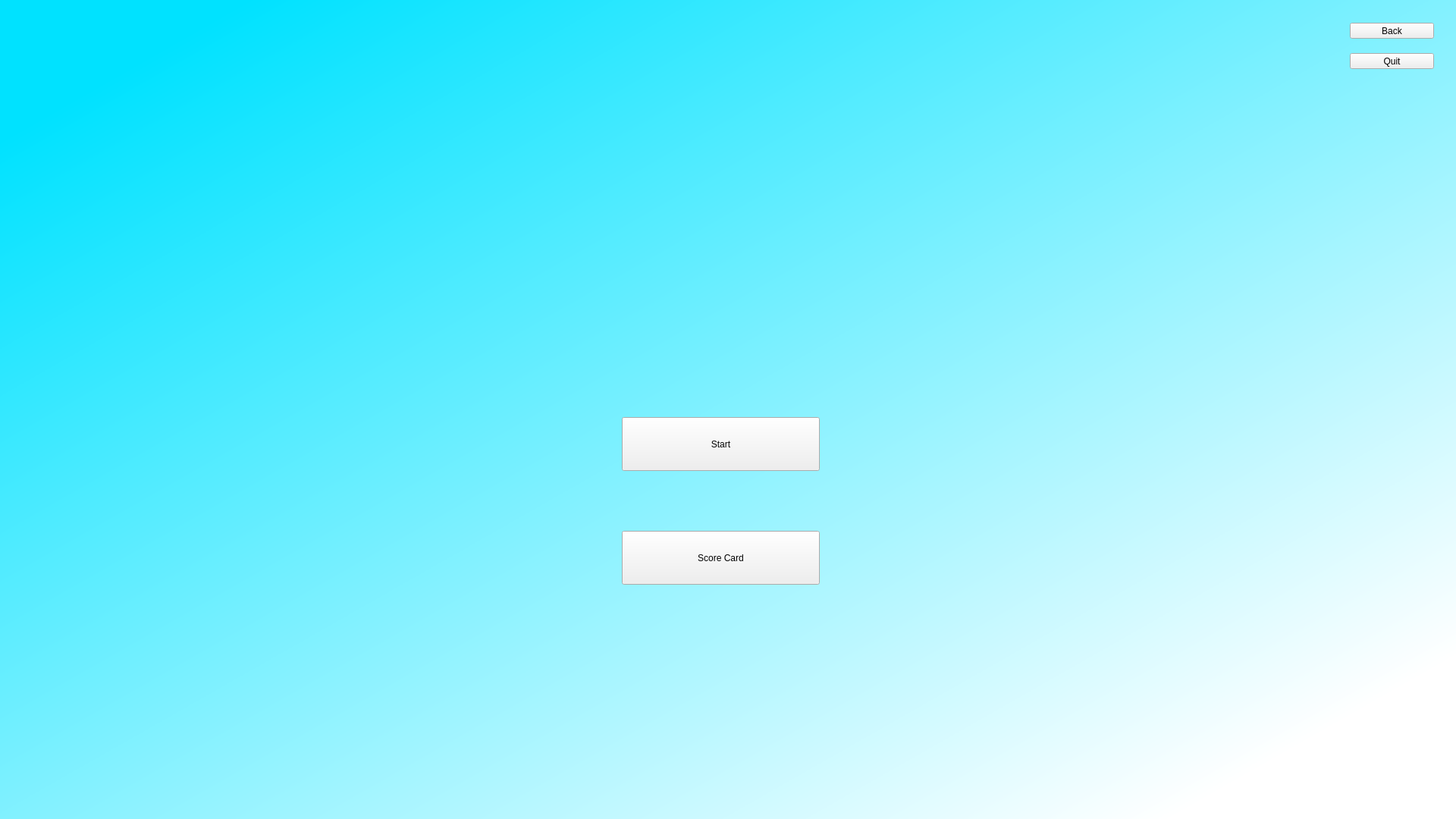
<?xml version="1.0" encoding="UTF-8"?>
<ui version="4.0">
 <class>MainWindow</class>
 <widget class="QMainWindow" name="MainWindow">
  <property name="geometry">
   <rect>
    <x>0</x>
    <y>0</y>
    <width>1920</width>
    <height>1080</height>
   </rect>
  </property>
  <property name="minimumSize">
   <size>
    <width>800</width>
    <height>800</height>
   </size>
  </property>
  <property name="maximumSize">
   <size>
    <width>1920</width>
    <height>1080</height>
   </size>
  </property>
  <property name="windowTitle">
   <string>MainWindow</string>
  </property>
  <widget class="QWidget" name="centralwidget">
   <widget class="QStackedWidget" name="stackedWidget">
    <property name="geometry">
     <rect>
      <x>0</x>
      <y>0</y>
      <width>1920</width>
      <height>1080</height>
     </rect>
    </property>
    <property name="minimumSize">
     <size>
      <width>800</width>
      <height>800</height>
     </size>
    </property>
    <property name="maximumSize">
     <size>
      <width>2000</width>
      <height>2000</height>
     </size>
    </property>
    <property name="cursor">
     <cursorShape>ArrowCursor</cursorShape>
    </property>
    <property name="mouseTracking">
     <bool>true</bool>
    </property>
    <property name="styleSheet">
     <string notr="true">QWidget#ArcheryPg{
background-color: qlineargradient(spread:pad, x1:0.079602, y1:0.0909091, x2:0.900498, y2:0.897727, stop:0 rgba(0, 226, 255, 255), stop:1 rgba(255, 255, 255, 255));}</string>
    </property>
    <property name="currentIndex">
     <number>7</number>
    </property>
    <widget class="QWidget" name="TitlePg">
     <property name="styleSheet">
      <string notr="true">QWidget#TitlePg{
background-color: qlineargradient(spread:pad, x1:0.079602, y1:0.0909091, x2:0.900498, y2:0.897727, stop:0 rgba(0, 226, 255, 255), stop:1 rgba(255, 255, 255, 255));}</string>
     </property>
     <widget class="QGroupBox" name="groupBox">
      <property name="geometry">
       <rect>
        <x>0</x>
        <y>0</y>
        <width>1920</width>
        <height>1081</height>
       </rect>
      </property>
      <property name="title">
       <string/>
      </property>
      <widget class="QLabel" name="label_1">
       <property name="geometry">
        <rect>
         <x>660</x>
         <y>290</y>
         <width>611</width>
         <height>131</height>
        </rect>
       </property>
       <property name="styleSheet">
        <string notr="true">font: 500  100pt &quot;Ubuntu&quot;;
</string>
       </property>
       <property name="text">
        <string>ARCHERY</string>
       </property>
      </widget>
      <widget class="QLabel" name="label_2">
       <property name="geometry">
        <rect>
         <x>780</x>
         <y>500</y>
         <width>351</width>
         <height>41</height>
        </rect>
       </property>
       <property name="styleSheet">
        <string notr="true">font: 100 25pt &quot;Ubuntu&quot;;</string>
       </property>
       <property name="text">
        <string>Login in to your account</string>
       </property>
      </widget>
      <widget class="QPushButton" name="LoginBtn_1">
       <property name="geometry">
        <rect>
         <x>840</x>
         <y>610</y>
         <width>241</width>
         <height>81</height>
        </rect>
       </property>
       <property name="styleSheet">
        <string notr="true">font: 200 45pt &quot;Ubuntu&quot;;</string>
       </property>
       <property name="text">
        <string>Login</string>
       </property>
      </widget>
      <widget class="QPushButton" name="quit_1">
       <property name="geometry">
        <rect>
         <x>1780</x>
         <y>30</y>
         <width>111</width>
         <height>21</height>
        </rect>
       </property>
       <property name="text">
        <string>Quit</string>
       </property>
      </widget>
     </widget>
    </widget>
    <widget class="QWidget" name="LoginPg">
     <property name="styleSheet">
      <string notr="true">QWidget#LoginPg{
background-color: qlineargradient(spread:pad, x1:0.079602, y1:0.0909091, x2:0.900498, y2:0.897727, stop:0 rgba(0, 226, 255, 255), stop:1 rgba(255, 255, 255, 255));}</string>
     </property>
     <widget class="QGroupBox" name="groupBox_2">
      <property name="geometry">
       <rect>
        <x>0</x>
        <y>0</y>
        <width>1921</width>
        <height>1080</height>
       </rect>
      </property>
      <property name="styleSheet">
       <string notr="true"/>
      </property>
      <property name="title">
       <string/>
      </property>
      <widget class="QLabel" name="label_7">
       <property name="geometry">
        <rect>
         <x>770</x>
         <y>280</y>
         <width>341</width>
         <height>51</height>
        </rect>
       </property>
       <property name="styleSheet">
        <string notr="true">font: 500 25pt &quot;Ubuntu&quot;;</string>
       </property>
       <property name="text">
        <string>Signin to your Existing Account</string>
       </property>
      </widget>
      <widget class="QLabel" name="label_6">
       <property name="geometry">
        <rect>
         <x>880</x>
         <y>170</y>
         <width>141</width>
         <height>61</height>
        </rect>
       </property>
       <property name="styleSheet">
        <string notr="true">font: 500 36pt &quot;Ubuntu&quot;;</string>
       </property>
       <property name="text">
        <string>Login</string>
       </property>
      </widget>
      <widget class="QToolButton" name="back_2">
       <property name="geometry">
        <rect>
         <x>1780</x>
         <y>30</y>
         <width>111</width>
         <height>21</height>
        </rect>
       </property>
       <property name="text">
        <string>Back</string>
       </property>
      </widget>
      <widget class="QToolButton" name="quit_2">
       <property name="geometry">
        <rect>
         <x>1780</x>
         <y>70</y>
         <width>111</width>
         <height>21</height>
        </rect>
       </property>
       <property name="text">
        <string>Quit</string>
       </property>
      </widget>
      <widget class="QLabel" name="label_8">
       <property name="geometry">
        <rect>
         <x>770</x>
         <y>360</y>
         <width>131</width>
         <height>51</height>
        </rect>
       </property>
       <property name="styleSheet">
        <string notr="true">font: 500 20pt &quot;Ubuntu&quot;;</string>
       </property>
       <property name="text">
        <string>Login ID :</string>
       </property>
      </widget>
      <widget class="QLineEdit" name="loginBox">
       <property name="geometry">
        <rect>
         <x>770</x>
         <y>430</y>
         <width>341</width>
         <height>41</height>
        </rect>
       </property>
      </widget>
      <widget class="QLabel" name="label_9">
       <property name="geometry">
        <rect>
         <x>770</x>
         <y>490</y>
         <width>131</width>
         <height>51</height>
        </rect>
       </property>
       <property name="styleSheet">
        <string notr="true">font: 500 20pt &quot;Ubuntu&quot;;</string>
       </property>
       <property name="text">
        <string>Password :</string>
       </property>
      </widget>
      <widget class="QLineEdit" name="passwordBox">
       <property name="geometry">
        <rect>
         <x>770</x>
         <y>550</y>
         <width>341</width>
         <height>41</height>
        </rect>
       </property>
      </widget>
      <widget class="QLabel" name="l_error_1">
       <property name="geometry">
        <rect>
         <x>770</x>
         <y>630</y>
         <width>341</width>
         <height>31</height>
        </rect>
       </property>
       <property name="styleSheet">
        <string notr="true">color: rgb(239, 41, 41);</string>
       </property>
       <property name="text">
        <string/>
       </property>
      </widget>
      <widget class="QPushButton" name="LoginBtn2">
       <property name="geometry">
        <rect>
         <x>870</x>
         <y>700</y>
         <width>141</width>
         <height>41</height>
        </rect>
       </property>
       <property name="styleSheet">
        <string notr="true">font: 200 20pt &quot;Ubuntu&quot;;</string>
       </property>
       <property name="text">
        <string>Login</string>
       </property>
      </widget>
     </widget>
    </widget>
    <widget class="QWidget" name="LevelPg">
     <property name="styleSheet">
      <string notr="true">QWidget#LevelPg{
background-color: qlineargradient(spread:pad, x1:0.079602, y1:0.0909091, x2:0.900498, y2:0.897727, stop:0 rgba(0, 226, 255, 255), stop:1 rgba(255, 255, 255, 255));}</string>
     </property>
     <widget class="QGroupBox" name="groupBox_3">
      <property name="geometry">
       <rect>
        <x>0</x>
        <y>0</y>
        <width>1920</width>
        <height>1080</height>
       </rect>
      </property>
      <property name="styleSheet">
       <string notr="true"/>
      </property>
      <property name="title">
       <string/>
      </property>
      <widget class="QLabel" name="label_10">
       <property name="geometry">
        <rect>
         <x>880</x>
         <y>160</y>
         <width>161</width>
         <height>51</height>
        </rect>
       </property>
       <property name="styleSheet">
        <string notr="true">font: 500 36pt &quot;Ubuntu&quot;;</string>
       </property>
       <property name="text">
        <string>Levels</string>
       </property>
      </widget>
      <widget class="QLabel" name="label_11">
       <property name="geometry">
        <rect>
         <x>810</x>
         <y>270</y>
         <width>341</width>
         <height>51</height>
        </rect>
       </property>
       <property name="styleSheet">
        <string notr="true">font: 500 25pt &quot;Ubuntu&quot;;</string>
       </property>
       <property name="text">
        <string>Choose your level :</string>
       </property>
      </widget>
      <widget class="QToolButton" name="quit_3">
       <property name="geometry">
        <rect>
         <x>1780</x>
         <y>30</y>
         <width>111</width>
         <height>21</height>
        </rect>
       </property>
       <property name="text">
        <string>Quit</string>
       </property>
      </widget>
      <widget class="QWidget" name="verticalLayoutWidget">
       <property name="geometry">
        <rect>
         <x>760</x>
         <y>340</y>
         <width>381</width>
         <height>491</height>
        </rect>
       </property>
       <layout class="QVBoxLayout" name="verticalLayout">
        <item>
         <widget class="QPushButton" name="b_national">
          <property name="styleSheet">
           <string notr="true">font: 400 20pt &quot;Ubuntu&quot;;
color: rgb(0, 0, 0);
border-radius:20px;
background-color: rgb(238, 238, 236);
</string>
          </property>
          <property name="text">
           <string>National Level</string>
          </property>
         </widget>
        </item>
        <item>
         <widget class="QPushButton" name="b_state">
          <property name="styleSheet">
           <string notr="true">font: 400 20pt &quot;Ubuntu&quot;;
color: rgb(0, 0, 0);
border-radius:20px;
background-color: rgb(238, 238, 236);</string>
          </property>
          <property name="text">
           <string>State/Province Level</string>
          </property>
         </widget>
        </item>
        <item>
         <widget class="QPushButton" name="b_district">
          <property name="styleSheet">
           <string notr="true">font: 400 20pt &quot;Ubuntu&quot;;
color: rgb(0, 0, 0);
border-radius:20px;
background-color: rgb(238, 238, 236);</string>
          </property>
          <property name="text">
           <string>District Level</string>
          </property>
         </widget>
        </item>
        <item>
         <widget class="QPushButton" name="b_training">
          <property name="styleSheet">
           <string notr="true">font: 400 20pt &quot;Ubuntu&quot;;
color: rgb(0, 0, 0);
border-radius:20px;
background-color: rgb(238, 238, 236);</string>
          </property>
          <property name="text">
           <string>Training</string>
          </property>
         </widget>
        </item>
       </layout>
      </widget>
     </widget>
    </widget>
    <widget class="QWidget" name="MatchPg">
     <property name="styleSheet">
      <string notr="true">QWidget#MatchPg{
background-color: qlineargradient(spread:pad, x1:0.079602, y1:0.0909091, x2:0.900498, y2:0.897727, stop:0 rgba(0, 226, 255, 255), stop:1 rgba(255, 255, 255, 255));}</string>
     </property>
     <widget class="QGroupBox" name="groupBox_4">
      <property name="geometry">
       <rect>
        <x>0</x>
        <y>0</y>
        <width>1920</width>
        <height>1080</height>
       </rect>
      </property>
      <property name="styleSheet">
       <string notr="true"/>
      </property>
      <property name="title">
       <string/>
      </property>
      <widget class="QLabel" name="label_12">
       <property name="geometry">
        <rect>
         <x>770</x>
         <y>160</y>
         <width>521</width>
         <height>51</height>
        </rect>
       </property>
       <property name="styleSheet">
        <string notr="true">font: 500 36pt &quot;Ubuntu&quot;;</string>
       </property>
       <property name="text">
        <string>Choose your Match :</string>
       </property>
      </widget>
      <widget class="QRadioButton" name="rb_dual">
       <property name="geometry">
        <rect>
         <x>600</x>
         <y>280</y>
         <width>291</width>
         <height>71</height>
        </rect>
       </property>
       <property name="toolTip">
        <string>&lt;html&gt;&lt;head/&gt;&lt;body&gt;&lt;p&gt;&lt;br/&gt;&lt;/p&gt;&lt;/body&gt;&lt;/html&gt;</string>
       </property>
       <property name="styleSheet">
        <string notr="true">font: 300 24pt &quot;Ubuntu&quot;;</string>
       </property>
       <property name="text">
        <string>Dual Match | 2 vs 2</string>
       </property>
      </widget>
      <widget class="QLabel" name="l_distance">
       <property name="geometry">
        <rect>
         <x>1160</x>
         <y>250</y>
         <width>131</width>
         <height>51</height>
        </rect>
       </property>
       <property name="styleSheet">
        <string notr="true">font: 500 20pt &quot;Ubuntu&quot;;</string>
       </property>
       <property name="text">
        <string>Distance :</string>
       </property>
      </widget>
      <widget class="QLineEdit" name="distanceBox">
       <property name="geometry">
        <rect>
         <x>1160</x>
         <y>300</y>
         <width>251</width>
         <height>41</height>
        </rect>
       </property>
       <property name="text">
        <string/>
       </property>
      </widget>
      <widget class="QLabel" name="label_14">
       <property name="geometry">
        <rect>
         <x>1160</x>
         <y>350</y>
         <width>231</width>
         <height>21</height>
        </rect>
       </property>
       <property name="styleSheet">
        <string notr="true">color: rgb(239, 41, 41);</string>
       </property>
       <property name="text">
        <string>* enter as integer ex: 20</string>
       </property>
      </widget>
      <widget class="QLabel" name="l_short">
       <property name="geometry">
        <rect>
         <x>1160</x>
         <y>430</y>
         <width>181</width>
         <height>51</height>
        </rect>
       </property>
       <property name="styleSheet">
        <string notr="true">font: 500 20pt &quot;Ubuntu&quot;;</string>
       </property>
       <property name="text">
        <string>No.of Shorts :</string>
       </property>
      </widget>
      <widget class="QLineEdit" name="shortBox">
       <property name="geometry">
        <rect>
         <x>1160</x>
         <y>480</y>
         <width>251</width>
         <height>41</height>
        </rect>
       </property>
      </widget>
      <widget class="QLabel" name="label_15">
       <property name="geometry">
        <rect>
         <x>1160</x>
         <y>530</y>
         <width>231</width>
         <height>21</height>
        </rect>
       </property>
       <property name="styleSheet">
        <string notr="true">color: rgb(239, 41, 41);</string>
       </property>
       <property name="text">
        <string>* enter as integer ex: 4</string>
       </property>
      </widget>
      <widget class="QRadioButton" name="rb_single">
       <property name="geometry">
        <rect>
         <x>600</x>
         <y>470</y>
         <width>291</width>
         <height>71</height>
        </rect>
       </property>
       <property name="toolTip">
        <string>&lt;html&gt;&lt;head/&gt;&lt;body&gt;&lt;p&gt;&lt;br/&gt;&lt;/p&gt;&lt;/body&gt;&lt;/html&gt;</string>
       </property>
       <property name="styleSheet">
        <string notr="true">font: 300 24pt &quot;Ubuntu&quot;;</string>
       </property>
       <property name="text">
        <string>Singles | 1 on 1</string>
       </property>
      </widget>
      <widget class="QToolButton" name="quit_4">
       <property name="geometry">
        <rect>
         <x>1780</x>
         <y>70</y>
         <width>111</width>
         <height>21</height>
        </rect>
       </property>
       <property name="text">
        <string>Quit</string>
       </property>
      </widget>
      <widget class="QToolButton" name="back_4">
       <property name="geometry">
        <rect>
         <x>1780</x>
         <y>30</y>
         <width>111</width>
         <height>21</height>
        </rect>
       </property>
       <property name="text">
        <string>Back</string>
       </property>
      </widget>
      <widget class="QLabel" name="l_error_2">
       <property name="geometry">
        <rect>
         <x>840</x>
         <y>610</y>
         <width>341</width>
         <height>31</height>
        </rect>
       </property>
       <property name="styleSheet">
        <string notr="true">color: rgb(239, 41, 41);</string>
       </property>
       <property name="text">
        <string/>
       </property>
      </widget>
      <widget class="QPushButton" name="b_next_1">
       <property name="geometry">
        <rect>
         <x>930</x>
         <y>670</y>
         <width>141</width>
         <height>41</height>
        </rect>
       </property>
       <property name="styleSheet">
        <string notr="true">font: 200 20pt &quot;Ubuntu&quot;;</string>
       </property>
       <property name="text">
        <string>Next</string>
       </property>
      </widget>
     </widget>
    </widget>
    <widget class="QWidget" name="DualPg">
     <property name="styleSheet">
      <string notr="true">QWidget#DualPg{
background-color: qlineargradient(spread:pad, x1:0.079602, y1:0.0909091, x2:0.900498, y2:0.897727, stop:0 rgba(0, 226, 255, 255), stop:1 rgba(255, 255, 255, 255));}</string>
     </property>
     <widget class="QGroupBox" name="groupBox_5">
      <property name="geometry">
       <rect>
        <x>0</x>
        <y>0</y>
        <width>1920</width>
        <height>1080</height>
       </rect>
      </property>
      <property name="title">
       <string/>
      </property>
      <widget class="QLabel" name="label_13">
       <property name="geometry">
        <rect>
         <x>860</x>
         <y>130</y>
         <width>341</width>
         <height>51</height>
        </rect>
       </property>
       <property name="accessibleName">
        <string/>
       </property>
       <property name="styleSheet">
        <string notr="true">font: 500 36pt &quot;Ubuntu&quot;;</string>
       </property>
       <property name="text">
        <string>Details</string>
       </property>
      </widget>
      <widget class="QLabel" name="d_player_1">
       <property name="geometry">
        <rect>
         <x>600</x>
         <y>250</y>
         <width>201</width>
         <height>51</height>
        </rect>
       </property>
       <property name="styleSheet">
        <string notr="true">font: 500 20pt &quot;Ubuntu&quot;;</string>
       </property>
       <property name="text">
        <string>Player_1 Name :</string>
       </property>
      </widget>
      <widget class="QLineEdit" name="player1Box_1">
       <property name="geometry">
        <rect>
         <x>910</x>
         <y>260</y>
         <width>311</width>
         <height>41</height>
        </rect>
       </property>
      </widget>
      <widget class="QLabel" name="d_player_2">
       <property name="geometry">
        <rect>
         <x>600</x>
         <y>360</y>
         <width>251</width>
         <height>51</height>
        </rect>
       </property>
       <property name="styleSheet">
        <string notr="true">font: 500 20pt &quot;Ubuntu&quot;;</string>
       </property>
       <property name="text">
        <string>Player_2 Name :</string>
       </property>
      </widget>
      <widget class="QLineEdit" name="player2Box_1">
       <property name="geometry">
        <rect>
         <x>910</x>
         <y>370</y>
         <width>311</width>
         <height>41</height>
        </rect>
       </property>
      </widget>
      <widget class="QLabel" name="d_country">
       <property name="geometry">
        <rect>
         <x>600</x>
         <y>470</y>
         <width>181</width>
         <height>51</height>
        </rect>
       </property>
       <property name="styleSheet">
        <string notr="true">font: 500 20pt &quot;Ubuntu&quot;;</string>
       </property>
       <property name="text">
        <string>Country :</string>
       </property>
      </widget>
      <widget class="QLineEdit" name="countryBox_1">
       <property name="geometry">
        <rect>
         <x>910</x>
         <y>480</y>
         <width>311</width>
         <height>41</height>
        </rect>
       </property>
      </widget>
      <widget class="QLabel" name="l_error">
       <property name="geometry">
        <rect>
         <x>780</x>
         <y>630</y>
         <width>271</width>
         <height>20</height>
        </rect>
       </property>
       <property name="styleSheet">
        <string notr="true">color: rgb(239, 41, 41);</string>
       </property>
       <property name="text">
        <string/>
       </property>
      </widget>
      <widget class="QToolButton" name="back_5">
       <property name="geometry">
        <rect>
         <x>1780</x>
         <y>30</y>
         <width>111</width>
         <height>21</height>
        </rect>
       </property>
       <property name="text">
        <string>Back</string>
       </property>
      </widget>
      <widget class="QToolButton" name="quit_5">
       <property name="geometry">
        <rect>
         <x>1780</x>
         <y>70</y>
         <width>111</width>
         <height>21</height>
        </rect>
       </property>
       <property name="text">
        <string>Quit</string>
       </property>
      </widget>
      <widget class="QPushButton" name="StartBtn_1">
       <property name="geometry">
        <rect>
         <x>850</x>
         <y>690</y>
         <width>121</width>
         <height>41</height>
        </rect>
       </property>
       <property name="styleSheet">
        <string notr="true">font: 200
 20pt &quot;Ubuntu&quot;;</string>
       </property>
       <property name="text">
        <string>Start</string>
       </property>
      </widget>
     </widget>
    </widget>
    <widget class="QWidget" name="SinglePg">
     <property name="styleSheet">
      <string notr="true">QWidget#SinglePg{
background-color: qlineargradient(spread:pad, x1:0.079602, y1:0.0909091, x2:0.900498, y2:0.897727, stop:0 rgba(0, 226, 255, 255), stop:1 rgba(255, 255, 255, 255));}</string>
     </property>
     <widget class="QGroupBox" name="groupBox_6">
      <property name="geometry">
       <rect>
        <x>0</x>
        <y>0</y>
        <width>1920</width>
        <height>1080</height>
       </rect>
      </property>
      <property name="title">
       <string/>
      </property>
      <widget class="QLabel" name="label_4">
       <property name="geometry">
        <rect>
         <x>860</x>
         <y>130</y>
         <width>161</width>
         <height>51</height>
        </rect>
       </property>
       <property name="styleSheet">
        <string notr="true">font: 500 36pt &quot;Ubuntu&quot;;</string>
       </property>
       <property name="text">
        <string>Details</string>
       </property>
      </widget>
      <widget class="QLabel" name="l_distance_4">
       <property name="geometry">
        <rect>
         <x>620</x>
         <y>310</y>
         <width>201</width>
         <height>51</height>
        </rect>
       </property>
       <property name="styleSheet">
        <string notr="true">font: 500 20pt &quot;Ubuntu&quot;;</string>
       </property>
       <property name="text">
        <string>Player_1 Name :</string>
       </property>
      </widget>
      <widget class="QLineEdit" name="player1Box_2">
       <property name="geometry">
        <rect>
         <x>910</x>
         <y>310</y>
         <width>311</width>
         <height>41</height>
        </rect>
       </property>
      </widget>
      <widget class="QLabel" name="l_short_3">
       <property name="geometry">
        <rect>
         <x>620</x>
         <y>430</y>
         <width>181</width>
         <height>51</height>
        </rect>
       </property>
       <property name="styleSheet">
        <string notr="true">font: 500 20pt &quot;Ubuntu&quot;;</string>
       </property>
       <property name="text">
        <string>Country :</string>
       </property>
      </widget>
      <widget class="QLineEdit" name="countryBox_2">
       <property name="geometry">
        <rect>
         <x>910</x>
         <y>440</y>
         <width>311</width>
         <height>41</height>
        </rect>
       </property>
      </widget>
      <widget class="QLabel" name="l_error_4">
       <property name="geometry">
        <rect>
         <x>800</x>
         <y>600</y>
         <width>271</width>
         <height>20</height>
        </rect>
       </property>
       <property name="styleSheet">
        <string notr="true">color: rgb(239, 41, 41);</string>
       </property>
       <property name="text">
        <string/>
       </property>
      </widget>
      <widget class="QToolButton" name="back_6">
       <property name="geometry">
        <rect>
         <x>1780</x>
         <y>30</y>
         <width>111</width>
         <height>21</height>
        </rect>
       </property>
       <property name="text">
        <string>Back</string>
       </property>
      </widget>
      <widget class="QToolButton" name="quit_6">
       <property name="geometry">
        <rect>
         <x>1780</x>
         <y>70</y>
         <width>111</width>
         <height>21</height>
        </rect>
       </property>
       <property name="text">
        <string>Quit</string>
       </property>
      </widget>
      <widget class="QPushButton" name="StartBtn_2">
       <property name="geometry">
        <rect>
         <x>880</x>
         <y>650</y>
         <width>121</width>
         <height>41</height>
        </rect>
       </property>
       <property name="styleSheet">
        <string notr="true">font: 200
 20pt &quot;Ubuntu&quot;;</string>
       </property>
       <property name="text">
        <string>Start</string>
       </property>
      </widget>
     </widget>
    </widget>
    <widget class="QWidget" name="TrainingPg">
     <property name="styleSheet">
      <string notr="true">QWidget#TrainingPg{
background-color: qlineargradient(spread:pad, x1:0.079602, y1:0.0909091, x2:0.900498, y2:0.897727, stop:0 rgba(0, 226, 255, 255), stop:1 rgba(255, 255, 255, 255));}</string>
     </property>
     <widget class="QGroupBox" name="groupBox_8">
      <property name="geometry">
       <rect>
        <x>0</x>
        <y>0</y>
        <width>1920</width>
        <height>1080</height>
       </rect>
      </property>
      <property name="styleSheet">
       <string notr="true"/>
      </property>
      <property name="title">
       <string/>
      </property>
      <widget class="QToolButton" name="back_7">
       <property name="geometry">
        <rect>
         <x>1780</x>
         <y>30</y>
         <width>111</width>
         <height>21</height>
        </rect>
       </property>
       <property name="text">
        <string>Back</string>
       </property>
      </widget>
      <widget class="QToolButton" name="quit_7">
       <property name="geometry">
        <rect>
         <x>1780</x>
         <y>70</y>
         <width>111</width>
         <height>21</height>
        </rect>
       </property>
       <property name="text">
        <string>Quit</string>
       </property>
      </widget>
      <widget class="QLabel" name="label_5">
       <property name="geometry">
        <rect>
         <x>870</x>
         <y>120</y>
         <width>221</width>
         <height>51</height>
        </rect>
       </property>
       <property name="styleSheet">
        <string notr="true">font: 500 36pt &quot;Ubuntu&quot;;</string>
       </property>
       <property name="text">
        <string>Training :</string>
       </property>
      </widget>
      <widget class="QLabel" name="l_distance_5">
       <property name="geometry">
        <rect>
         <x>720</x>
         <y>300</y>
         <width>131</width>
         <height>51</height>
        </rect>
       </property>
       <property name="styleSheet">
        <string notr="true">font: 500 20pt &quot;Ubuntu&quot;;</string>
       </property>
       <property name="text">
        <string>Distance :</string>
       </property>
      </widget>
      <widget class="QLineEdit" name="distance_field_2">
       <property name="geometry">
        <rect>
         <x>940</x>
         <y>300</y>
         <width>251</width>
         <height>41</height>
        </rect>
       </property>
      </widget>
      <widget class="QLabel" name="l_short_4">
       <property name="geometry">
        <rect>
         <x>720</x>
         <y>420</y>
         <width>181</width>
         <height>51</height>
        </rect>
       </property>
       <property name="styleSheet">
        <string notr="true">font: 500 20pt &quot;Ubuntu&quot;;</string>
       </property>
       <property name="text">
        <string>No.of Shorts :</string>
       </property>
      </widget>
      <widget class="QLineEdit" name="short_field_2">
       <property name="geometry">
        <rect>
         <x>940</x>
         <y>420</y>
         <width>251</width>
         <height>41</height>
        </rect>
       </property>
      </widget>
      <widget class="QPushButton" name="b_next_2">
       <property name="geometry">
        <rect>
         <x>880</x>
         <y>620</y>
         <width>141</width>
         <height>41</height>
        </rect>
       </property>
       <property name="styleSheet">
        <string notr="true">font: 200
 20pt &quot;Ubuntu&quot;;</string>
       </property>
       <property name="text">
        <string>Next</string>
       </property>
      </widget>
      <widget class="QLabel" name="l_error_5">
       <property name="geometry">
        <rect>
         <x>830</x>
         <y>570</y>
         <width>271</width>
         <height>20</height>
        </rect>
       </property>
       <property name="styleSheet">
        <string notr="true">color: rgb(239, 41, 41);</string>
       </property>
       <property name="text">
        <string/>
       </property>
      </widget>
     </widget>
    </widget>
    <widget class="QWidget" name="StartPg">
     <property name="styleSheet">
      <string notr="true">QWidget#StartPg{
background-color: qlineargradient(spread:pad, x1:0.079602, y1:0.0909091, x2:0.900498, y2:0.897727, stop:0 rgba(0, 226, 255, 255), stop:1 rgba(255, 255, 255, 255));}</string>
     </property>
     <widget class="QPushButton" name="StartBtn2">
      <property name="geometry">
       <rect>
        <x>820</x>
        <y>550</y>
        <width>261</width>
        <height>71</height>
       </rect>
      </property>
      <property name="styleSheet">
       <string notr="true">font: 500
 36pt &quot;Ubuntu&quot;;</string>
      </property>
      <property name="text">
       <string>Start</string>
      </property>
     </widget>
     <widget class="QToolButton" name="back_8">
      <property name="geometry">
       <rect>
        <x>1780</x>
        <y>30</y>
        <width>111</width>
        <height>21</height>
       </rect>
      </property>
      <property name="text">
       <string>Back</string>
      </property>
     </widget>
     <widget class="QToolButton" name="quit_8">
      <property name="geometry">
       <rect>
        <x>1780</x>
        <y>70</y>
        <width>111</width>
        <height>21</height>
       </rect>
      </property>
      <property name="text">
       <string>Quit</string>
      </property>
     </widget>
     <widget class="QLabel" name="timeBox">
      <property name="geometry">
       <rect>
        <x>850</x>
        <y>270</y>
        <width>201</width>
        <height>181</height>
       </rect>
      </property>
      <property name="text">
       <string/>
      </property>
     </widget>
     <widget class="QPushButton" name="Score_btn">
      <property name="geometry">
       <rect>
        <x>820</x>
        <y>700</y>
        <width>261</width>
        <height>71</height>
       </rect>
      </property>
      <property name="styleSheet">
       <string notr="true">font: 500
 36pt &quot;Ubuntu&quot;;</string>
      </property>
      <property name="text">
       <string>Score Card</string>
      </property>
     </widget>
    </widget>
    <widget class="QWidget" name="ScorePg">
     <property name="styleSheet">
      <string notr="true">QWidget#ScorePg{
background-color: qlineargradient(spread:pad, x1:0.079602, y1:0.0909091, x2:0.900498, y2:0.897727, stop:0 rgba(0, 226, 255, 255), stop:1 rgba(255, 255, 255, 255));}</string>
     </property>
     <widget class="QToolButton" name="back_9">
      <property name="geometry">
       <rect>
        <x>1780</x>
        <y>30</y>
        <width>111</width>
        <height>21</height>
       </rect>
      </property>
      <property name="text">
       <string>Back</string>
      </property>
     </widget>
     <widget class="QToolButton" name="quit_9">
      <property name="geometry">
       <rect>
        <x>1780</x>
        <y>70</y>
        <width>111</width>
        <height>21</height>
       </rect>
      </property>
      <property name="text">
       <string>Quit</string>
      </property>
     </widget>
     <widget class="QLabel" name="label">
      <property name="geometry">
       <rect>
        <x>370</x>
        <y>100</y>
        <width>261</width>
        <height>51</height>
       </rect>
      </property>
      <property name="styleSheet">
       <string notr="true">font: 500 36pt &quot;Ubuntu&quot;;</string>
      </property>
      <property name="text">
       <string>Score Card:</string>
      </property>
     </widget>
    </widget>
    <widget class="QWidget" name="ArcheryPg">
     <widget class="QWidget" name="widget" native="true">
      <property name="geometry">
       <rect>
        <x>0</x>
        <y>0</y>
        <width>1000</width>
        <height>1000</height>
       </rect>
      </property>
      <property name="styleSheet">
       <string notr="true">background-color: rgb(233, 185, 110);</string>
      </property>
     </widget>
    </widget>
   </widget>
  </widget>
 </widget>
 <resources/>
 <connections/>
</ui>
